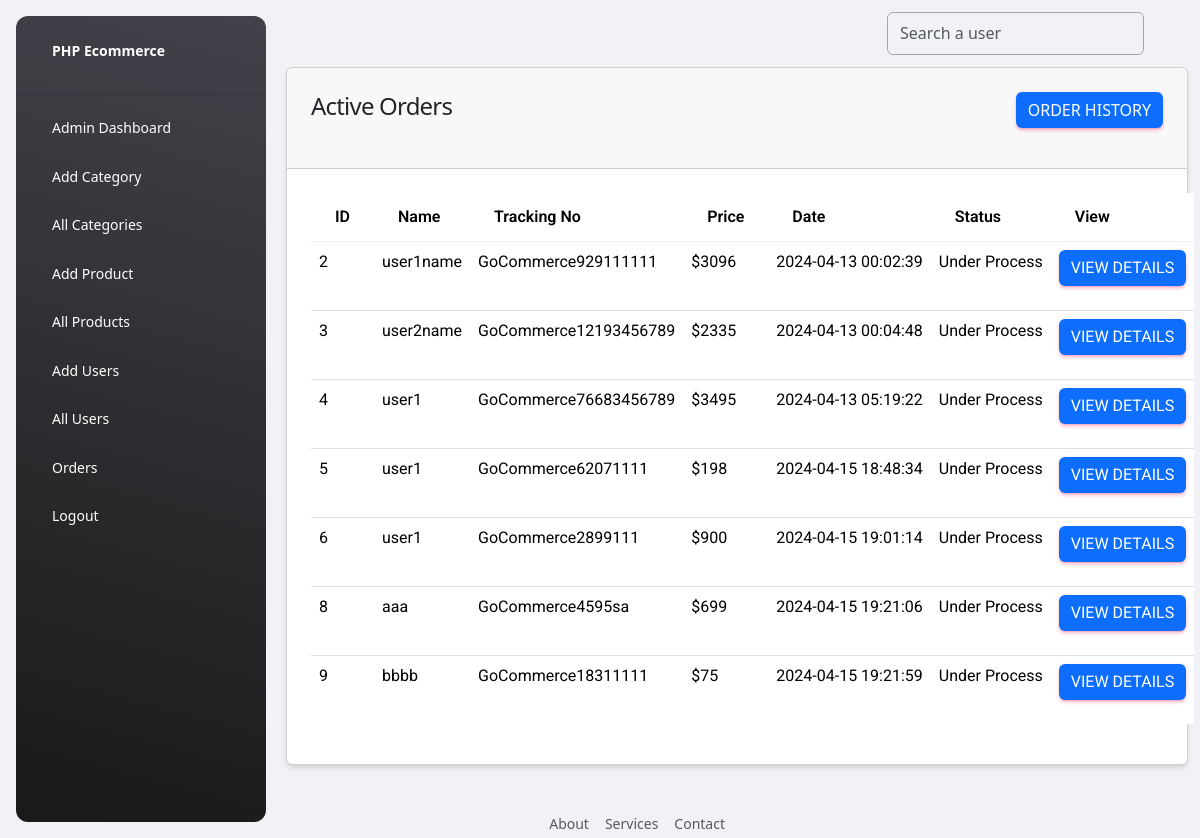
The app's page /admin/orders-view.php (signed in) with its own data.
### tables this page shows
CREATE TABLE `orders` (
  `id` int(11) NOT NULL,
  `tracking_no` varchar(191) NOT NULL,
  `user_id` int(191) NOT NULL,
  `name` varchar(191) NOT NULL,
  `email` varchar(191) NOT NULL,
  `phone` varchar(191) NOT NULL,
  `address` varchar(191) NOT NULL,
  `pincode` int(191) NOT NULL,
  `total_price` int(191) NOT NULL,
  `payment_mode` varchar(191) NOT NULL,
  `payment_id` varchar(191) DEFAULT NULL,
  `status` tinyint(4) NOT NULL DEFAULT 0,
  `comments` varchar(255) DEFAULT NULL,
  `created_at` timestamp NOT NULL DEFAULT current_timestamp()
);

### functions/myfunctions.php (called while the page is built, shortened)
<?php
include("../config/dbcon.php");
function getAllActiveOrders()
{
    global $con;
    $query = "SELECT * FROM `orders` WHERE status='0'";
    $query_run = mysqli_query($con, $query);
    return $query_run;
}

### admin/orders-view.php (the view)
<?php include('includes/header.php');?>
<div class="container">
    <div class="row">
        <div class="col-md-12">
            <div class="card">
                <div class="card-header fw-bold">
                    <h4>Active Orders<a href="orders-history.php" class='btn btn-primary float-end'>Order History</a></h4>
                </div>
                <div class="card-body">
                    <table class="table table-border">
                    <thead>
                        <th>ID</th>
                        <th>Name</th>
                        <th>Tracking No</th>
                        <th>Price</th>
                        <th>Date</th>
                        <th>Status</th>
                        <th>View</th>
                    </thead>
                    <tbody>
                        <?php $orders= getAllActiveOrders("orders");
                        if(mysqli_num_rows($orders)> 0){
                            foreach($orders as $item){?>
                            <tr>
                                <td><?= $item['id']?></td>
                                <td><?= $item['name']?></td>
                                <td><?= $item['tracking_no']?></td>
                                <td>$<?= $item['total_price']?></td>
                                <td><?= $item['created_at']?></td>
                                <td><?php if($item['status'] == 0){
                                        echo "Under Process";
                                    }
                                    elseif($item['status']== 1){
                                        echo "Completed";
                                    }
                                    elseif($item['status']== 2){
                                        echo "Cancelled";
                                    } ?></td>
                                <td><a href="order-details.php?tracking=<?=$item['tracking_no']?>" class="btn btn-primary">View Details</a></td>
                            </tr>
                        <?php
                            }
                        }
                        else{ ?>
                            <tr>
                                 <td colspan= "5"> No Active Order </td>
                            </tr>
                        <?php
                        }
                        ?>
                    </tbody>
                    </table>
                </div>
            </div>
        </div>
    </div>
</div>
<?php
include('includes/footer.php')?>

### records on screen
orders: id "2", name "user1name", tracking_no "GoCommerce929111111", total_price "3096", created_at "2024-04-13 00:02:39", status "Under Process"
orders: id "3", name "user2name", tracking_no "GoCommerce12193456789", total_price "2335", created_at "2024-04-13 00:04:48", status "Under Process"
orders: id "4", name "user1", tracking_no "GoCommerce76683456789", total_price "3495", created_at "2024-04-13 05:19:22", status "Under Process"
orders: id "5", name "user1", tracking_no "GoCommerce62071111", total_price "198", created_at "2024-04-15 18:48:34", status "Under Process"
orders: id "6", name "user1", tracking_no "GoCommerce2899111", total_price "900", created_at "2024-04-15 19:01:14", status "Under Process"
orders: id "8", name "aaa", tracking_no "GoCommerce4595sa", total_price "699", created_at "2024-04-15 19:21:06", status "Under Process"
orders: id "9", name "bbbb", tracking_no "GoCommerce18311111", total_price "75", created_at "2024-04-15 19:21:59", status "Under Process"
